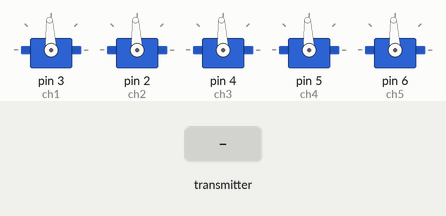
The sketch below on a simulated Arduino Uno, built with avr-gcc and run on an emulated ATmega328P. On the bench: 5 × servo. The inputs (shaded band) are chosen by the test bench. No radio packets arrive unless stated.

Above: at 1.2 s.
1.3 s: the transmitter starts sending throttle = 0
At 2.4 s:
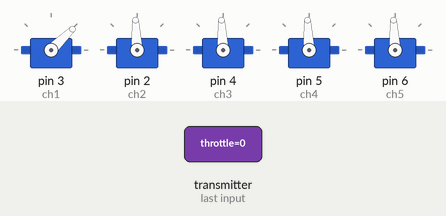
2.8 s: the transmitter starts sending pitch = 0
At 3.5 s:
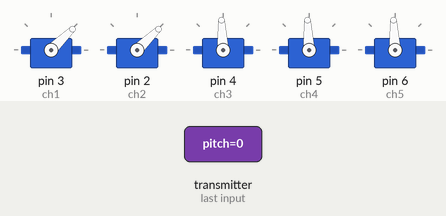
4.3 s: the transmitter starts sending roll = 0
At 4.7 s:
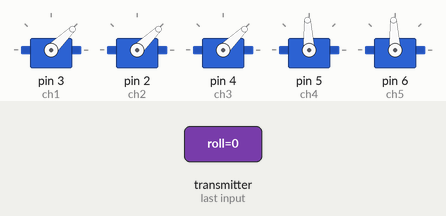
5.8 s: the transmitter starts sending yaw = 0
At 7.0 s:
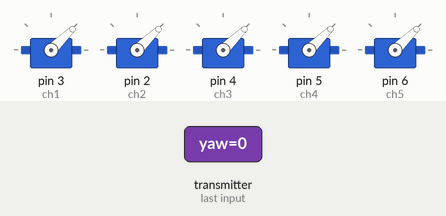
7.3 s: the transmitter starts sending throttle = 64
At 8.2 s:
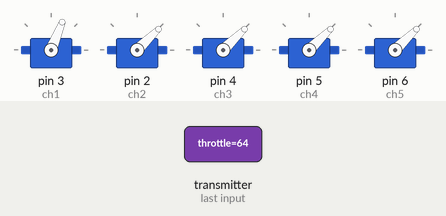
8.8 s: the transmitter starts sending pitch = 64
At 9.3 s:
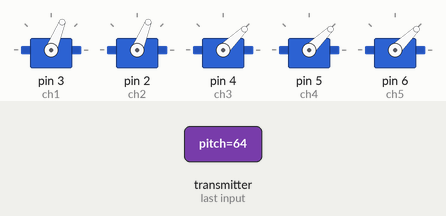
Timing chart, 0 to 11.3 s (numbered marks = the images above; inputs shaded):
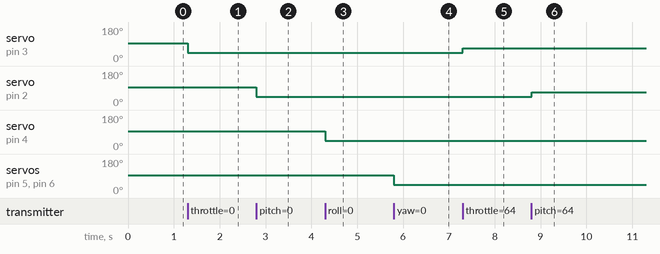

The sketch:

reciever.ino
```cpp
#include <SPI.h>
#include <nRF24L01.h>
#include <RF24.h>
#include <Servo.h>
int ch_width_1 = 0;
int ch_width_2 = 0;
int ch_width_3 = 0;
int ch_width_4 = 0;

Servo ch1;
Servo ch2;
Servo ch3;
Servo ch4;
Servo ch5;

struct Signal {
byte throttle;
byte pitch;
byte roll;
byte yaw;
};
Signal data;
const uint64_t pipeIn = 0xE9E8F0F0E1LL;
RF24 radio(7,8);
void ResetData()
{

data.throttle = 127;
data.pitch = 127;
data.roll = 127;
data.yaw = 127;
}
void setup()
{
  ch1.attach(3);
  ch2.attach(2);
  ch3.attach(4);
  ch4.attach(5);
  ch5.attach(6);
  ResetData();
  radio.begin();
  radio.openReadingPipe(1,pipeIn);

  radio.startListening();
}
unsigned long lastRecvTime = 0;
void recvData()
{
while ( radio.available() ) {
radio.read(&data, sizeof(Signal));
lastRecvTime = millis();
}
}
void loop()
{
recvData();
unsigned long now = millis();
if ( now - lastRecvTime > 1000 ) {
ResetData();
}
ch_width_1 = map(data.throttle, 0, 255, 1000, 2000);
ch_width_2 = map(data.pitch,    0, 255, 1000, 2000);
ch_width_3 = map(data.roll,     0, 255, 1000, 2000);
ch_width_4 = map(data.yaw,      0, 255, 1000, 2000);
ch1.writeMicroseconds(ch_width_1);
ch2.writeMicroseconds(ch_width_2);
ch3.writeMicroseconds(ch_width_3);
ch4.writeMicroseconds(ch_width_4);
ch5.writeMicroseconds(ch_width_4);
}
```

Measured:
- after the input at 1.3 s, servo on pin 3 (ch1): 93° → 44° at once
- after the input at 2.8 s, servo on pin 2 (ch2): 93° → 44° at once
- after the input at 4.3 s, servo on pin 4 (ch3): 93° → 44° at once
- after the input at 5.8 s, servo on pin 5 (ch4), servo on pin 6 (ch5): 93° → 44° at once
- after the input at 7.3 s, servo on pin 3 (ch1): 44° → 68° at once
- after the input at 8.8 s, servo on pin 2 (ch2): 44° → 68° at once
